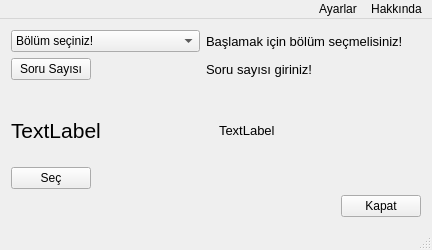
<?xml version="1.0" encoding="UTF-8"?>
<ui version="4.0">
 <class>MainWindow</class>
 <widget class="QMainWindow" name="MainWindow">
  <property name="geometry">
   <rect>
    <x>0</x>
    <y>0</y>
    <width>432</width>
    <height>250</height>
   </rect>
  </property>
  <property name="windowTitle">
   <string>Speaking</string>
  </property>
  <property name="windowIcon">
   <iconset resource="rc.qrc">
    <normaloff>:/DATA/Simge/bil.png</normaloff>:/DATA/Simge/bil.png</iconset>
  </property>
  <widget class="QWidget" name="centralWidget">
   <layout class="QGridLayout" name="gridLayout">
    <item row="0" column="0" colspan="3">
     <layout class="QVBoxLayout" name="verticalLayout">
      <item>
       <layout class="QFormLayout" name="formLayout">
        <item row="0" column="0">
         <widget class="QComboBox" name="comboBox">
          <item>
           <property name="text">
            <string>Bölüm seçiniz!</string>
           </property>
          </item>
          <item>
           <property name="text">
            <string>10 T1 i1 Alışkanlıklar</string>
           </property>
          </item>
          <item>
           <property name="text">
            <string>10 T1 i2 Hobiler</string>
           </property>
          </item>
          <item>
           <property name="text">
            <string>10 T1 i3 Fobiler</string>
           </property>
          </item>
          <item>
           <property name="text">
            <string>10 T2 i1 Bilimsel Araştırmalar</string>
           </property>
          </item>
          <item>
           <property name="text">
            <string>10 T2 i2 Çevre Sorunları</string>
           </property>
          </item>
          <item>
           <property name="text">
            <string>11 T1 i1 Sinema</string>
           </property>
          </item>
          <item>
           <property name="text">
            <string>11 T1 i2 Müzik</string>
           </property>
          </item>
          <item>
           <property name="text">
            <string>11 T1 i3 Film Yapımı</string>
           </property>
          </item>
          <item>
           <property name="text">
            <string>11 T2 i1 Kişisel Bilgiler</string>
           </property>
          </item>
          <item>
           <property name="text">
            <string>11 T2 i2 Birlikte Yaşama</string>
           </property>
          </item>
          <item>
           <property name="text">
            <string>11 T2 i3 Arkadaş</string>
           </property>
          </item>
          <item>
           <property name="text">
            <string>Genel</string>
           </property>
          </item>
         </widget>
        </item>
        <item row="0" column="1">
         <widget class="QLabel" name="label_sinif">
          <property name="font">
           <font>
            <pointsize>10</pointsize>
           </font>
          </property>
          <property name="text">
           <string>Başlamak için bölüm seçmelisiniz!</string>
          </property>
         </widget>
        </item>
        <item row="1" column="0">
         <widget class="QPushButton" name="S_S_Button">
          <property name="text">
           <string>Soru Sayısı</string>
          </property>
          <property name="icon">
           <iconset resource="rc.qrc">
            <normaloff>:/DATA/Simge/hak.png</normaloff>:/DATA/Simge/hak.png</iconset>
          </property>
         </widget>
        </item>
        <item row="1" column="1">
         <widget class="QLabel" name="label">
          <property name="font">
           <font>
            <pointsize>10</pointsize>
           </font>
          </property>
          <property name="text">
           <string>Soru sayısı giriniz!</string>
          </property>
         </widget>
        </item>
       </layout>
      </item>
      <item>
       <layout class="QHBoxLayout" name="horizontalLayout">
        <item>
         <widget class="QLabel" name="label_soru">
          <property name="font">
           <font>
            <pointsize>16</pointsize>
           </font>
          </property>
          <property name="text">
           <string>TextLabel</string>
          </property>
         </widget>
        </item>
        <item>
         <widget class="QLabel" name="label_soru_no">
          <property name="font">
           <font>
            <pointsize>10</pointsize>
           </font>
          </property>
          <property name="text">
           <string>TextLabel</string>
          </property>
         </widget>
        </item>
       </layout>
      </item>
     </layout>
    </item>
    <item row="1" column="0">
     <widget class="QPushButton" name="secButton">
      <property name="toolTip">
       <string>Boşluk tuşu da aynı işi görür.</string>
      </property>
      <property name="text">
       <string>Seç</string>
      </property>
      <property name="icon">
       <iconset resource="rc.qrc">
        <normaloff>:/DATA/Simge/dene.png</normaloff>:/DATA/Simge/dene.png</iconset>
      </property>
     </widget>
    </item>
    <item row="1" column="1">
     <spacer name="horizontalSpacer">
      <property name="orientation">
       <enum>Qt::Horizontal</enum>
      </property>
      <property name="sizeHint" stdset="0">
       <size>
        <width>235</width>
        <height>20</height>
       </size>
      </property>
     </spacer>
    </item>
    <item row="2" column="0" colspan="2">
     <spacer name="horizontalSpacer_2">
      <property name="orientation">
       <enum>Qt::Horizontal</enum>
      </property>
      <property name="sizeHint" stdset="0">
       <size>
        <width>316</width>
        <height>20</height>
       </size>
      </property>
     </spacer>
    </item>
    <item row="2" column="2">
     <widget class="QPushButton" name="kapatButton">
      <property name="text">
       <string>Kapat</string>
      </property>
      <property name="icon">
       <iconset resource="rc.qrc">
        <normaloff>:/DATA/Simge/kapat.png</normaloff>:/DATA/Simge/kapat.png</iconset>
      </property>
     </widget>
    </item>
   </layout>
  </widget>
  <widget class="QMenuBar" name="menuBar">
   <property name="geometry">
    <rect>
     <x>0</x>
     <y>0</y>
     <width>432</width>
     <height>30</height>
    </rect>
   </property>
   <property name="layoutDirection">
    <enum>Qt::RightToLeft</enum>
   </property>
   <widget class="QMenu" name="menuAyarlar">
    <property name="title">
     <string>Ayarlar</string>
    </property>
    <addaction name="actionFont"/>
    <addaction name="actionYaz_Rengi"/>
   </widget>
   <widget class="QMenu" name="menuHakk_nda">
    <property name="title">
     <string>Hakkında</string>
    </property>
    <addaction name="actionQtHakknda"/>
    <addaction name="actionLisans"/>
   </widget>
   <addaction name="menuHakk_nda"/>
   <addaction name="menuAyarlar"/>
  </widget>
  <widget class="QStatusBar" name="statusBar"/>
  <action name="actionFont">
   <property name="icon">
    <iconset resource="rc.qrc">
     <normaloff>:/DATA/Simge/font.png</normaloff>:/DATA/Simge/font.png</iconset>
   </property>
   <property name="text">
    <string>Font</string>
   </property>
  </action>
  <action name="actionYaz_Rengi">
   <property name="icon">
    <iconset resource="rc.qrc">
     <normaloff>:/DATA/Simge/renk.png</normaloff>:/DATA/Simge/renk.png</iconset>
   </property>
   <property name="text">
    <string>Yazı Rengi</string>
   </property>
  </action>
  <action name="actionQtHakknda">
   <property name="text">
    <string>Qt Hakkında</string>
   </property>
  </action>
  <action name="actionLisans">
   <property name="text">
    <string>Lisans</string>
   </property>
  </action>
  <action name="actionListe">
   <property name="enabled">
    <bool>false</bool>
   </property>
   <property name="text">
    <string>Liste</string>
   </property>
  </action>
  <action name="actionListe1">
   <property name="text">
    <string>Liste1</string>
   </property>
  </action>
 </widget>
 <layoutdefault spacing="6" margin="11"/>
 <resources>
  <include location="rc.qrc"/>
 </resources>
 <connections>
  <connection>
   <sender>kapatButton</sender>
   <signal>clicked()</signal>
   <receiver>MainWindow</receiver>
   <slot>close()</slot>
   <hints>
    <hint type="sourcelabel">
     <x>340</x>
     <y>188</y>
    </hint>
    <hint type="destinationlabel">
     <x>255</x>
     <y>175</y>
    </hint>
   </hints>
  </connection>
 </connections>
</ui>
